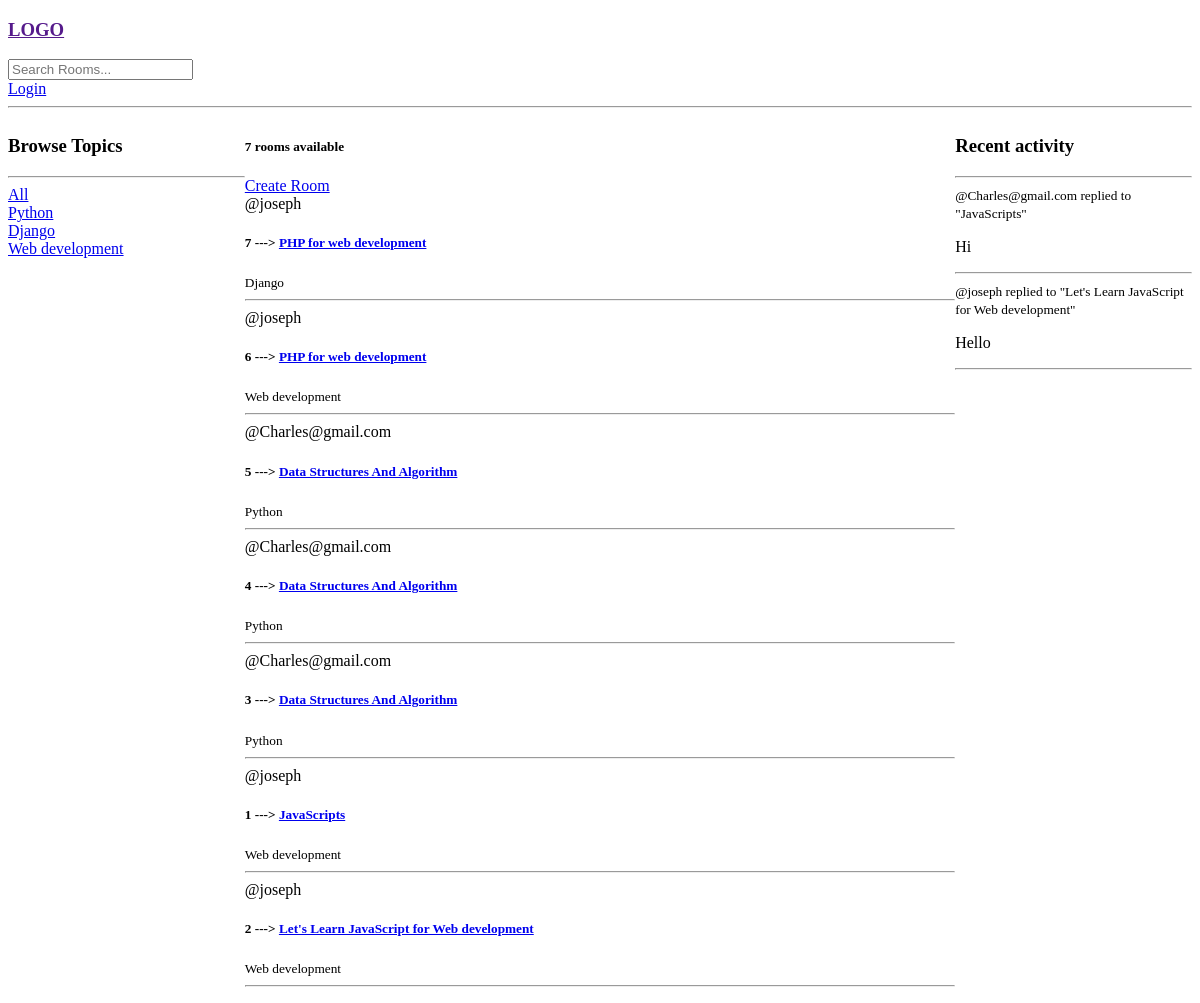
The app's page /, older data.
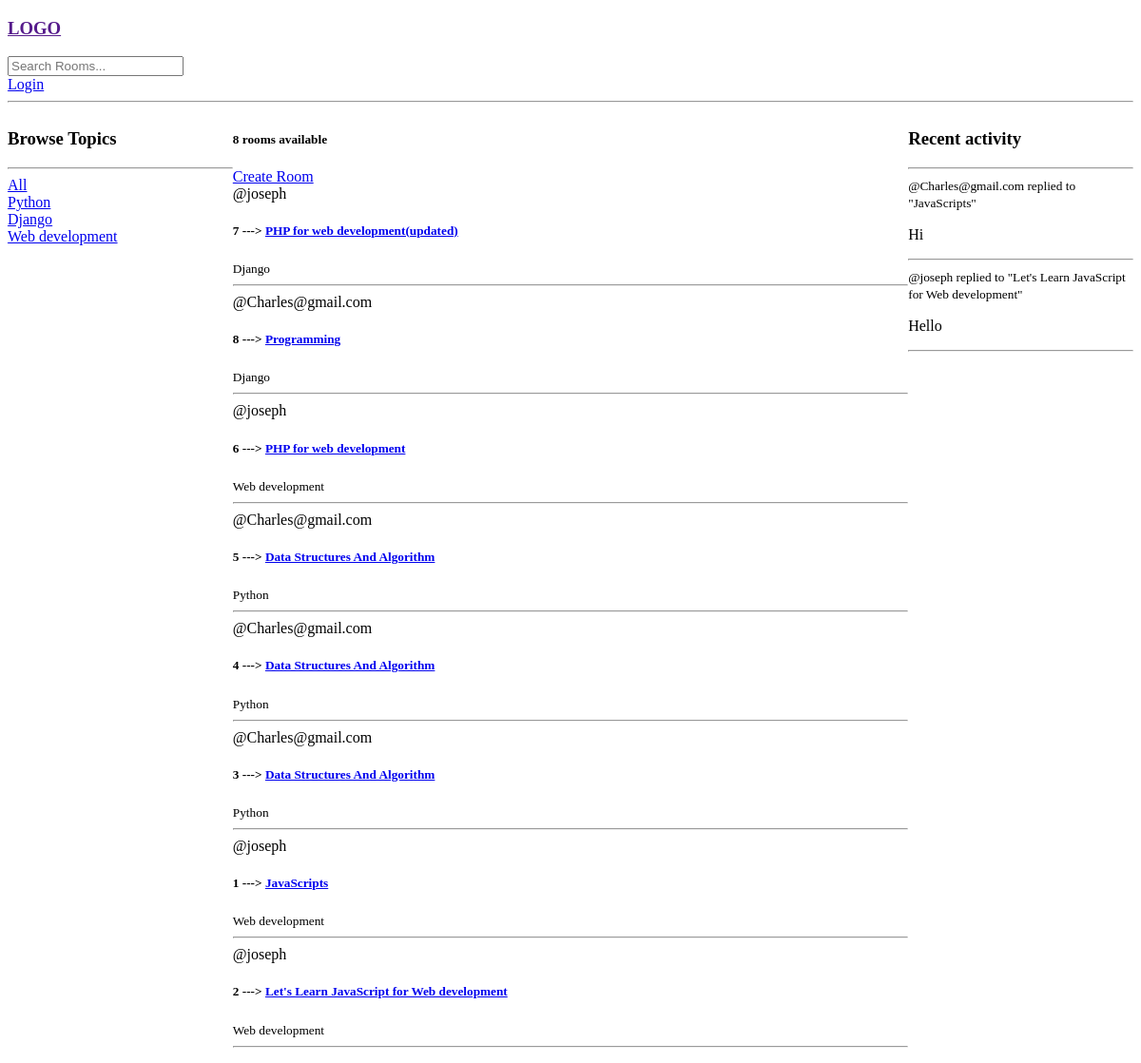
The same page, newer data.
### RoomChat/models.py (models this page shows, shortened)
class Topic(models.Model):
  name = models.CharField(max_length=300)

class Room(models.Model):
  Host = models.ForeignKey(User, on_delete=models.SET_NULL,null=True)
  name = models.CharField(max_length=200)
  topic = models.ForeignKey(Topic, on_delete=models.SET_NULL, null=True)
  description = models.TextField(null=True, blank=True)
  participant = models.ManyToManyField(User, related_name='participants', blank=True)
  updated = models.DateTimeField(auto_now=True)
  created = models.DateTimeField(auto_now_add=True)
  class Meta:
    ordering = ['-updated', '-created']
  def __str__(self):
      return self.name

class Message(models.Model):
  user = models.ForeignKey(User, on_delete=models.CASCADE)
  room = models.ForeignKey(Room, on_delete=models.CASCADE)
  body = models.TextField()
  updated = models.DateTimeField(auto_now=True)
  created = models.DateTimeField(auto_now_add=True)
  class Meta:
    ordering = ['-updated', '-created']
  def __str__(self):
    return self.body[0:50]

### RoomChat/views.py (the view)
# urls.py: path('', views.homePage, name="HomePage"),
def homePage(request):
  q = request.GET.get('q')  if request.GET.get('q') != None else ''
  rooms = Room.objects.filter(
    Q(topic__name__icontains=q) |
    Q(name__icontains=q) |
    Q(description__icontains=q)
)
  topic = Topic.objects.all()
  room_count = rooms.count()
  room_messages = Message.objects.filter(room__topic__name__icontains=q)
  content = {'rooms': rooms}
  return render(request, 'home.html', {'rooms': rooms, 'topic': topic, 'room_count': room_count,
                                      'message_room': room_messages, 'message_room': room_messages})

### templates/home.html (shortened to what this page needs)
{% extends 'main.html' %}
{% block content %}
<div class="home-container">
  <div>
    <h3>Browse Topics</h3>
    <hr>
    <div>
      <a href="{%url 'HomePage'%}">All</a>
    </div>
    {% for topic in topic %}
    <div>
      <a href="{% url 'HomePage' %}?q={{topic.name}}">{{topic.name}}</a>
    </div>
    {% endfor %}
  </div>
  <div>
    <h5>{{room_count}} rooms available</h5>
    <a href="{% url 'CreateRoom' %}">Create Room</a>
    <div>
      {% for room in rooms %}
      <span>@{{room.Host.username}}</span>
      <h5>{{room.id}}  ---> <a href="/room/{{room.id}}">{{room.name}}</a></h5>
      <small>{{room.topic.name}}</small>
      <hr>
      {% endfor %}
    </div>
  </div>
 <div>
  <h3>Recent activity</h3>
  <hr>
  {% for message in  message_room %}
  <div>
    <small>@{{message.user}}  {{messages.created |timesince}}</small>
    <small>replied to "{{message.room}}"</small>
    <p>{{message}}</p>
    <hr>
  </div>
  {% endfor %}
 </div>
</div>
{% endblock %}

Row changes from the older to the newer data that the page shows:
changed Room id 7: name "PHP for web development" → "PHP for web development(updated)"
added Room: Host.username "Charles@gmail.com", id "8", name "Programming", topic.name "Django"
Text that changed along with them:
{{ room_count }}: "7" → "8"
